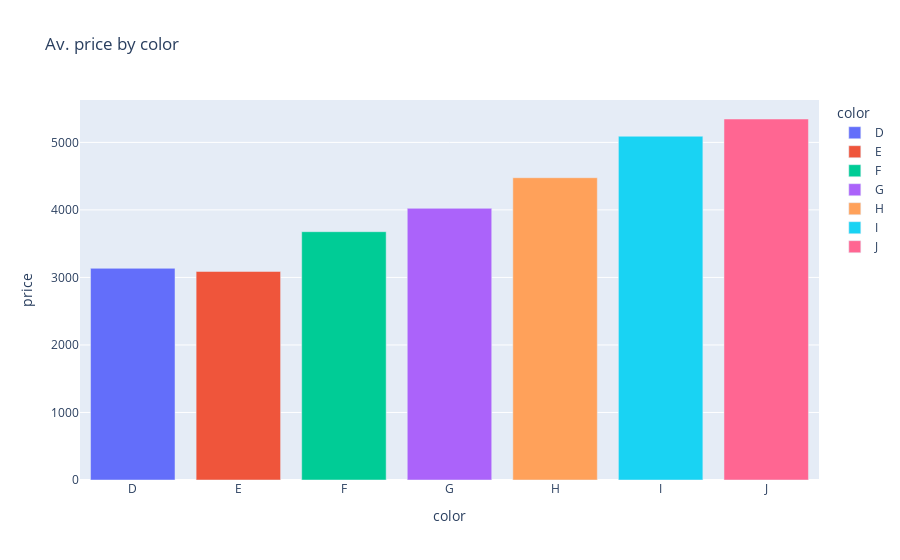

Source (notebook cell):
### Markdown cell above
Color by price...

### Code cell
#graph with the avg price on each color

px.bar(data_frame=price_by_color,x='color',y='price',color='color',title='Av. price by color')

### Figure 1 — Plotly figure (JSON) as saved in the notebook; plotly's stock layout.template omitted (floating-point values rounded to 4 significant figures)
{"data": [{"alignmentgroup": "True", "hovertemplate": "color=%{x}<br>price=%{y}<extra></extra>", "legendgroup": "D", "marker": {"color": "#636efa"}, "name": "D", "offsetgroup": "D", "orientation": "v", "showlegend": true, "textposition": "auto", "type": "bar", "x": ["D"], "xaxis": "x", "y": [3135.0], "yaxis": "y"}, {"alignmentgroup": "True", "hovertemplate": "color=%{x}<br>price=%{y}<extra></extra>", "legendgroup": "E", "marker": {"color": "#EF553B"}, "name": "E", "offsetgroup": "E", "orientation": "v", "showlegend": true, "textposition": "auto", "type": "bar", "x": ["E"], "xaxis": "x", "y": [3088.0], "yaxis": "y"}, {"alignmentgroup": "True", "hovertemplate": "color=%{x}<br>price=%{y}<extra></extra>", "legendgroup": "F", "marker": {"color": "#00cc96"}, "name": "F", "offsetgroup": "F", "orientation": "v", "showlegend": true, "textposition": "auto", "type": "bar", "x": ["F"], "xaxis": "x", "y": [3677.0], "yaxis": "y"}, {"alignmentgroup": "True", "hovertemplate": "color=%{x}<br>price=%{y}<extra></extra>", "legendgroup": "G", "marker": {"color": "#ab63fa"}, "name": "G", "offsetgroup": "G", "orientation": "v", "showlegend": true, "textposition": "auto", "type": "bar", "x": ["G"], "xaxis": "x", "y": [4023.0], "yaxis": "y"}, {"alignmentgroup": "True", "hovertemplate": "color=%{x}<br>price=%{y}<extra></extra>", "legendgroup": "H", "marker": {"color": "#FFA15A"}, "name": "H", "offsetgroup": "H", "orientation": "v", "showlegend": true, "textposition": "auto", "type": "bar", "x": ["H"], "xaxis": "x", "y": [4476.0], "yaxis": "y"}, {"alignmentgroup": "True", "hovertemplate": "color=%{x}<br>price=%{y}<extra></extra>", "legendgroup": "I", "marker": {"color": "#19d3f3"}, "name": "I", "offsetgroup": "I", "orientation": "v", "showlegend": true, "textposition": "auto", "type": "bar", "x": ["I"], "xaxis": "x", "y": [5091.0], "yaxis": "y"}, {"alignmentgroup": "True", "hovertemplate": "color=%{x}<br>price=%{y}<extra></extra>", "legendgroup": "J", "marker": {"color": "#FF6692"}, "name": "J", "offsetgroup": "J", "orientation": "v", "showlegend": true, "textposition": "auto", "type": "bar", "x": ["J"], "xaxis": "x", "y": [5346.0], "yaxis": "y"}], "layout": {"barmode": "relative", "legend": {"title": {"text": "color"}, "tracegroupgap": 0}, "title": {"text": "Av. price by color"}, "xaxis": {"anchor": "y", "categoryarray": ["D", "E", "F", "G", "H", "I", "J"], "categoryorder": "array", "domain": [0, 1], "title": {"text": "color"}}, "yaxis": {"anchor": "x", "domain": [0, 1], "title": {"text": "price"}}}}
